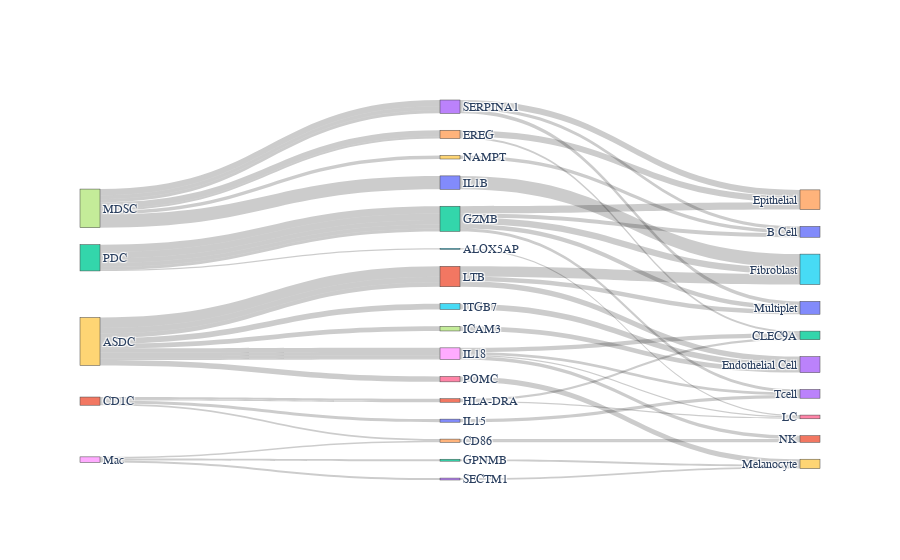

The notebook cell this image was saved under:
### Markdown cell above
Using ligand-target regulatory potentianl derived from NicheNet ([Browaeys et al. 2020](https://www.nature.com/articles/s41592-019-0667-5)), we can estimate the ligand activity between spatially proximal cells.

### Code cell
! wget -O data/tutorial/ligand_target_df.csv https://www.dropbox.com/s/2z7ogbks4504iya/ligand_target_df.csv?dl=0
import pandas as pd
importlib.reload(deepcolor)
lt_df = pd.read_csv('data/tutorial/ligand_target_df.csv', index_col=0)
fig, coexp_cc_df = deepcolor.calculate_proximal_cell_communications(sc_adata, 'level1_celltype', lt_df, ["PDC", "CD1C", "ASDC", "MDSC", "Mac", "MDSC"], celltype_sample_num=500, ntop_genes=4000, each_display_num=3, role="sender", edge_thresh=1)
fig

### Figure 1 — Plotly figure (JSON) as saved in the notebook; plotly's stock layout.template omitted (floating-point values rounded to 4 significant figures)
{"data": [{"link": {"label": ["MDSC", "ASDC", "PDC", "PDC", "MDSC", "MDSC", "ASDC", "ASDC", "ASDC", "ASDC", "PDC", "ASDC", "ASDC", "PDC", "MDSC", "MDSC", "ASDC", "MDSC", "CD1C", "PDC", "ASDC", "CD1C", "MDSC", "Mac", "Mac", "Mac", "CD1C", "ASDC", "CD1C", "PDC", "Epithelial", "Fibroblast", "PDC", "NK", "LC", "LC", "Multiplet", "B Cell", "Melanocyte", "CD1C", "Fibroblast", "Epithelial", "MDSC", "Tcell", "PDC", "MDSC", "ASDC", "PDC", "PDC", "MDSC", "MDSC", "ASDC", "ASDC", "ASDC", "ASDC", "PDC", "ASDC", "ASDC", "PDC", "MDSC", "MDSC", "ASDC", "MDSC", "CD1C", "PDC", "ASDC", "CD1C", "MDSC", "Mac", "Mac", "Mac", "CD1C", "ASDC", "CD1C", "PDC", "Epithelial", "Fibroblast", "PDC", "NK", "LC", "LC", "Multiplet", "B Cell", "Melanocyte", "CD1C", "Fibroblast", "Epithelial", "MDSC", "Tcell", "PDC"], "source": [0, 1, 2, 2, 3, 4, 5, 1, 6, 7, 2, 1, 8, 2, 3, 9, 8, 3, 10, 2, 8, 11, 4, 12, 13, 14, 14, 8, 11, 15, 16, 16, 16, 17, 16, 18, 17, 18, 17, 18, 18, 18, 16, 17, 17, 27, 19, 32, 32, 27, 27, 19, 19, 19, 19, 32, 19, 19, 32, 27, 27, 19, 27, 21, 32, 19, 21, 27, 28, 28, 28, 21, 19, 21, 32, 24, 25, 32, 31, 26, 26, 30, 20, 29, 21, 25, 24, 27, 33, 32], "target": [25, 25, 24, 25, 24, 24, 23, 23, 29, 23, 30, 30, 22, 20, 30, 20, 31, 20, 33, 33, 33, 22, 22, 29, 29, 31, 31, 26, 26, 26, 28, 28, 21, 19, 28, 32, 19, 21, 19, 21, 32, 32, 27, 27, 27, 0, 1, 2, 2, 3, 4, 5, 1, 6, 7, 2, 1, 8, 2, 3, 9, 8, 3, 10, 2, 8, 11, 4, 12, 13, 14, 14, 8, 11, 15, 16, 16, 16, 17, 16, 18, 17, 18, 17, 18, 18, 18, 16, 17, 17], "value": [116963, 90599, 62761, 56769, 54718, 53666, 50592, 48251, 47415, 40188, 39783, 38857, 35838, 34419, 32930, 30800, 29684, 28490, 26850, 25032, 23892, 20240, 18768, 17095, 16720, 14186, 13940, 11946, 10120, 10034, 0, 0, 0, 0, 0, 0, 0, 0, 0, 0, 0, 0, 0, 0, 0, 116963, 90599, 62761, 56769, 54718, 53666, 50592, 48251, 47415, 40188, 39783, 38857, 35838, 34419, 32930, 30800, 29684, 28490, 26850, 25032, 23892, 20240, 18768, 17095, 16720, 14186, 13940, 11946, 10120, 10034, 0, 0, 0, 0, 0, 0, 0, 0, 0, 0, 0, 0, 0, 0, 0]}, "node": {"label": ["IL1B", "LTB", "GZMB", "SERPINA1", "EREG", "ITGB7", "POMC", "ICAM3", "IL18", "NAMPT", "IL15", "HLA-DRA", "GPNMB", "SECTM1", "CD86", "ALOX5AP", "MMP13", "NID1", "LTF", "ASDC", "B Cell", "CD1C", "CLEC9A", "Endothelial Cell", "Epithelial", "Fibroblast", "LC", "MDSC", "Mac", "Melanocyte", "Multiplet", "NK", "PDC", "Tcell"]}, "type": "sankey"}], "layout": {"font": {"family": "Courier New"}}}
